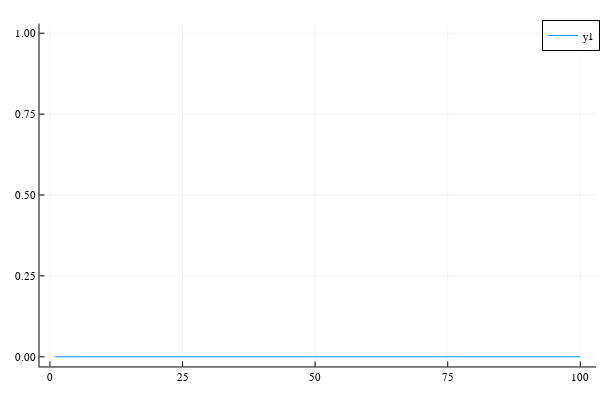

The cell this chart's notebook holds for it:
### Code cell
lossHistory = []
@showprogress for epoch in 1:100
    Flux.train!(loss, parameters, data, optimiser)
    currentLoss = loss(xTrain, yTrain)
    push!(lossHistory, currentLoss)
end
plot(lossHistory)

### Figure 1 — Plotly figure (JSON) as saved in the notebook; plotly's stock layout.template omitted (floating-point values rounded to 4 significant figures)
{"data": [{"colorbar": {"len": 0.9525, "title": "", "x": 0.9934, "y": 0.5139}, "legendgroup": "y1", "line": {"color": "rgba(0, 154, 250, 1.000)", "dash": "solid", "shape": "linear", "width": 1}, "mode": "lines", "name": "y1", "showlegend": true, "type": "scatter", "x": [1, 2, 3, 4, 5, 6, 7, 8, 9, 10, 11, 12, 13, 14, 15, 16, 17, 18, 19, 20, 21, 22, 23, 24, 25, 26, 27, 28, 29, 30, 31, 32, 33, 34, 35, 36, 37, 38, 39, 40, 41, 42, 43, 44, 45, 46, 47, 48, 49, 50, 51, 52, 53, 54, 55, 56, 57, 58, 59, 60, 61, 62, 63, 64, 65, 66, 67, 68, 69, 70, 71, 72, 73, 74, 75, 76, 77, 78, 79, 80, 81, 82, 83, 84, 85, 86, 87, 88, 89, 90, 91, 92, 93, 94, 95, 96, 97, 98, 99, 100], "xaxis": "x", "y": [0, 0, 0, 0, 0, 0, 0, 0, 0, 0, 0, 0, 0, 0, 0, 0, 0, 0, 0, 0, 0, 0, 0, 0, 0, 0, 0, 0, 0, 0, 0, 0, 0, 0, 0, 0, 0, 0, 0, 0, 0, 0, 0, 0, 0, 0, 0, 0, 0, 0, 0, 0, 0, 0, 0, 0, 0, 0, 0, 0, 0, 0, 0, 0, 0, 0, 0, 0, 0, 0, 0, 0, 0, 0, 0, 0, 0, 0, 0, 0, 0, 0, 0, 0, 0, 0, 0, 0, 0, 0, 0, 0, 0, 0, 0, 0, 0, 0, 0, 0], "yaxis": "y"}], "layout": {"annotations": [], "height": 400, "legend": {"bgcolor": "rgba(255, 255, 255, 1.000)", "bordercolor": "rgba(0, 0, 0, 1.000)", "borderwidth": 1, "font": {"color": "rgba(0, 0, 0, 1.000)", "family": "sans-serif", "size": 11}, "title": {"font": {"color": "rgba(0, 0, 0, 1.000)", "family": "sans-serif", "size": 15}, "text": ""}, "tracegroupgap": 0, "traceorder": "normal", "x": 1, "xanchor": "auto", "y": 1, "yanchor": "auto"}, "margin": {"b": 20, "l": 0, "r": 0, "t": 20}, "paper_bgcolor": "rgba(255, 255, 255, 1.000)", "plot_bgcolor": "rgba(255, 255, 255, 1.000)", "showlegend": true, "width": 600, "xaxis": {"anchor": "y", "domain": [0.06582, 0.9934], "gridcolor": "rgba(0, 0, 0, 0.100)", "gridwidth": 0.5, "linecolor": "rgba(0, 0, 0, 1.000)", "mirror": false, "range": [-1.97, 103.0], "showgrid": true, "showline": true, "showticklabels": true, "tickangle": 0, "tickcolor": "rgb(0, 0, 0)", "tickfont": {"color": "rgba(0, 0, 0, 1.000)", "family": "sans-serif", "size": 11}, "tickmode": "array", "ticks": "inside", "ticktext": ["0", "25", "50", "75", "100"], "tickvals": [0, 25, 50, 75, 100], "title": "", "titlefont": {"color": "rgba(0, 0, 0, 1.000)", "family": "sans-serif", "size": 15}, "type": "-", "visible": true, "zeroline": false, "zerolinecolor": "rgba(0, 0, 0, 1.000)"}, "yaxis": {"anchor": "x", "domain": [0.03762, 0.9902], "gridcolor": "rgba(0, 0, 0, 0.100)", "gridwidth": 0.5, "linecolor": "rgba(0, 0, 0, 1.000)", "mirror": false, "range": [-0.03, 1.03], "showgrid": true, "showline": true, "showticklabels": true, "tickangle": 0, "tickcolor": "rgb(0, 0, 0)", "tickfont": {"color": "rgba(0, 0, 0, 1.000)", "family": "sans-serif", "size": 11}, "tickmode": "array", "ticks": "inside", "ticktext": ["0.00", "0.25", "0.50", "0.75", "1.00"], "tickvals": [0, 0.25, 0.5, 0.75, 1], "title": "", "titlefont": {"color": "rgba(0, 0, 0, 1.000)", "family": "sans-serif", "size": 15}, "type": "-", "visible": true, "zeroline": false, "zerolinecolor": "rgba(0, 0, 0, 1.000)"}}}
